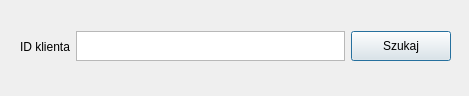
<?xml version="1.0" encoding="UTF-8"?>
<ui version="4.0">
 <class>skanuj_klient</class>
 <widget class="QDialog" name="skanuj_klient">
  <property name="geometry">
   <rect>
    <x>0</x>
    <y>0</y>
    <width>469</width>
    <height>96</height>
   </rect>
  </property>
  <property name="windowTitle">
   <string>Dialog</string>
  </property>
  <widget class="QWidget" name="layoutWidget">
   <property name="geometry">
    <rect>
     <x>20</x>
     <y>10</y>
     <width>431</width>
     <height>73</height>
    </rect>
   </property>
   <layout class="QHBoxLayout" name="horizontalLayout">
    <item>
     <widget class="QLabel" name="label">
      <property name="text">
       <string>ID klienta</string>
      </property>
     </widget>
    </item>
    <item>
     <widget class="QPlainTextEdit" name="txtId">
      <property name="maximumSize">
       <size>
        <width>16777215</width>
        <height>30</height>
       </size>
      </property>
     </widget>
    </item>
    <item>
     <widget class="QPushButton" name="bSzukaj">
      <property name="minimumSize">
       <size>
        <width>100</width>
        <height>30</height>
       </size>
      </property>
      <property name="text">
       <string>Szukaj</string>
      </property>
     </widget>
    </item>
   </layout>
  </widget>
 </widget>
 <resources/>
 <connections/>
</ui>
